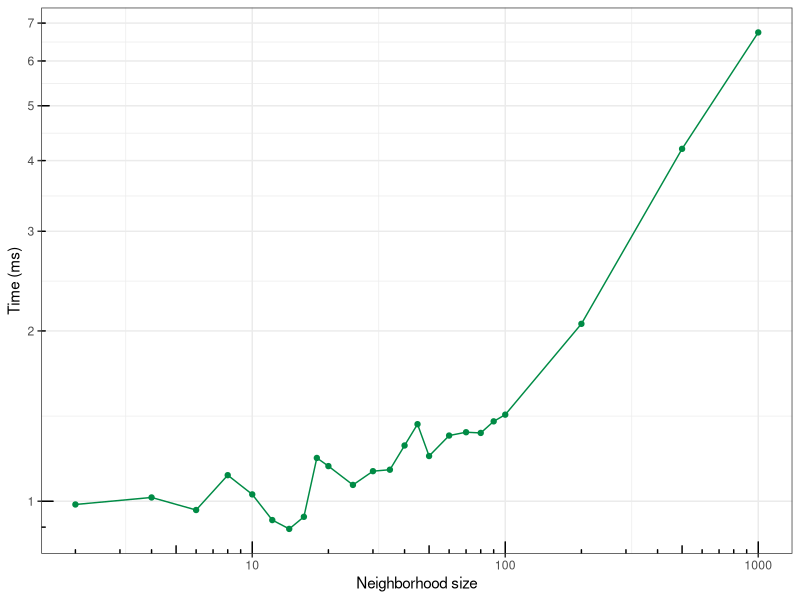

The R script that drew this image:
library(ggplot2)

results = matrix(c(2,986892,
                   4,1015475,
                   6,964914.4932906434,
                   8,1111862.132537843,
                   10,1028205.6994269764,
                   12,926182.1555663834,
                   14,893471.1746738316,
                   16,938531.1394547053,
                   18,1192592.676304674,
                   20,1153651.3162573935,
                   25,1068628.5126501727,
                   30,1130136.3507894445,
                   35,1136854.8436327977,
                   40,1254630.6057572889,
                   45,1368308.7154771714,
                   50,1201938.2669539982,
                   60,1306453.487766376,
                   70, 1324224.627348659,
                   80,1320461.8101259791,
                   90,1384108.9532896597,
                   100,1422389.9799610812,
                   200,2058402.739597039,
                   500,4195950.1699826615,
                   1000,6738947.915202341
),
ncol=2,byrow=TRUE)

index = results[,1]
temps = results[,2]/1000000.

(ggplot(NULL, aes(index))  + scale_y_log10(breaks = round(seq(0, 100, by = 1),1)) + scale_x_log10() + annotation_logticks(sides="lb") +
   ylab("Time (ms)") + xlab("Neighborhood size") + theme_bw() #+ theme(legend.position="bottom")
 +geom_line(aes(y=temps), colour="springgreen4", linetype = "solid") + geom_point(aes(y=temps), colour="springgreen4", fill="springgreen4") 
)